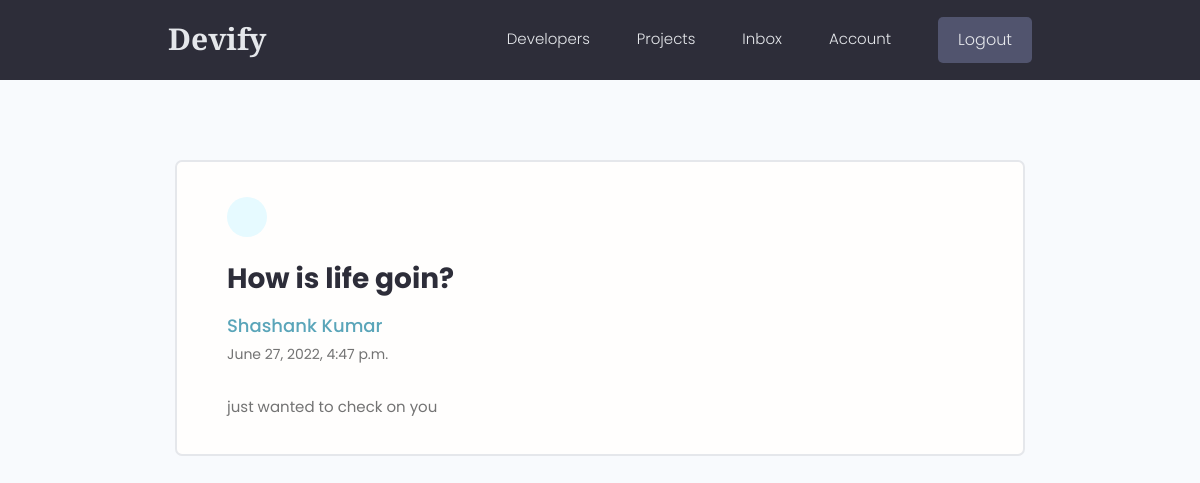
The app's page /message/2092c380-f94c-46d8-bf75-9e36f17c0814/ (signed in), older data.
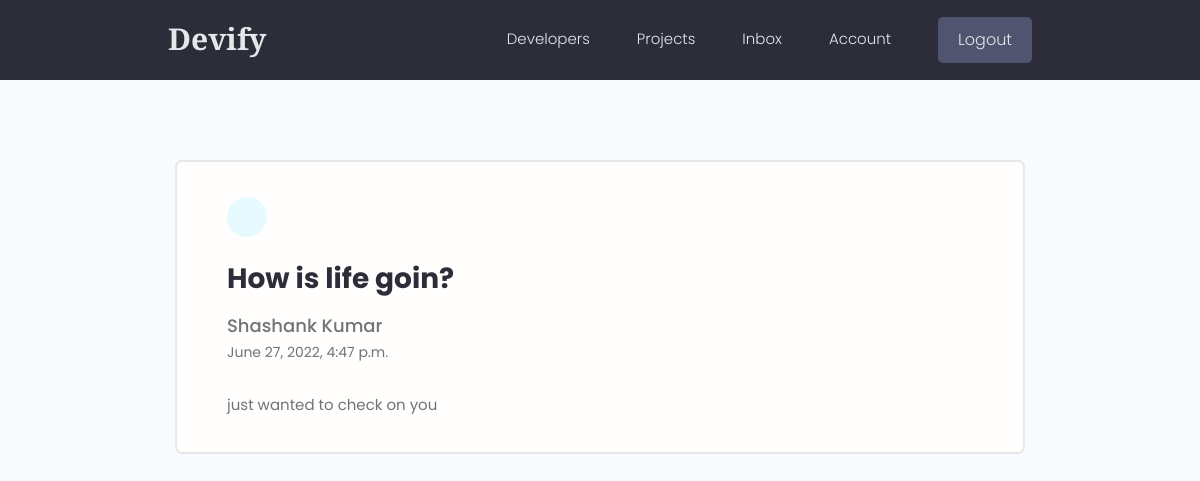
The same page, newer data.
### users/models.py (models this page shows, shortened)
class Message(models.Model):
    sender = models.ForeignKey(
        Profile, on_delete=models.SET_NULL, null=True, blank=True)
    recipient = models.ForeignKey(
        Profile, on_delete=models.SET_NULL, null=True, blank=True, related_name="messages")
    name = models.CharField(max_length=200, null=True, blank=True)
    email = models.EmailField(max_length=200, null=True, blank=True)
    subject = models.CharField(max_length=200, null=True, blank=True)
    body = models.TextField()
    is_read = models.BooleanField(default=False, null=True)
    created = models.DateTimeField(auto_now_add=True)
    id = models.UUIDField(default=uuid.uuid4, unique=True,
                          primary_key=True, editable=False)
    class Meta:
        ordering = ['is_read', '-created']

### users/views.py (the view)
# urls.py: path('message/<str:pk>/',views.viewMessage,name="message"),
@login_required(login_url='login')
def viewMessage(request, pk):
    profile = request.user.profile
    message = profile.messages.get(id=pk)
    if message.is_read == False:
        message.is_read = True
        message.save()
    context = {'message': message}
    return render(request, 'users/message.html', context)

### users/templates/users/message.html (shortened to what this page needs)
{% extends 'main.html' %}
{% block content %}
<main class="messagePage my-xl">
  <div class="content-box">
    <div class="message">
      <a class="backButton" href="{% url 'inbox' %}"></a>
      <h2 class="message__subject">{{message.subject}}</h4>
        {% if message.sender %}
        <a href="{% url 'user-profile' message.sender.id  %}" class="message__author">{{message.name}}</a>
        {% else %}
        <p class="message__author">{{message.name}}</p>
        {% endif %}
        <p class="message__date">{{message.created}}</p>
        <div class="message__body">{{message.body|linebreaksbr}}</div>
    </div>
  </div>
</main>
{% endblock content %}

Row changes from the older to the newer data that the page shows:
changed Message "How is life goin?": sender_id "e42303fa23624058a1dc92d62cedbf7a" → empty (drawn)
